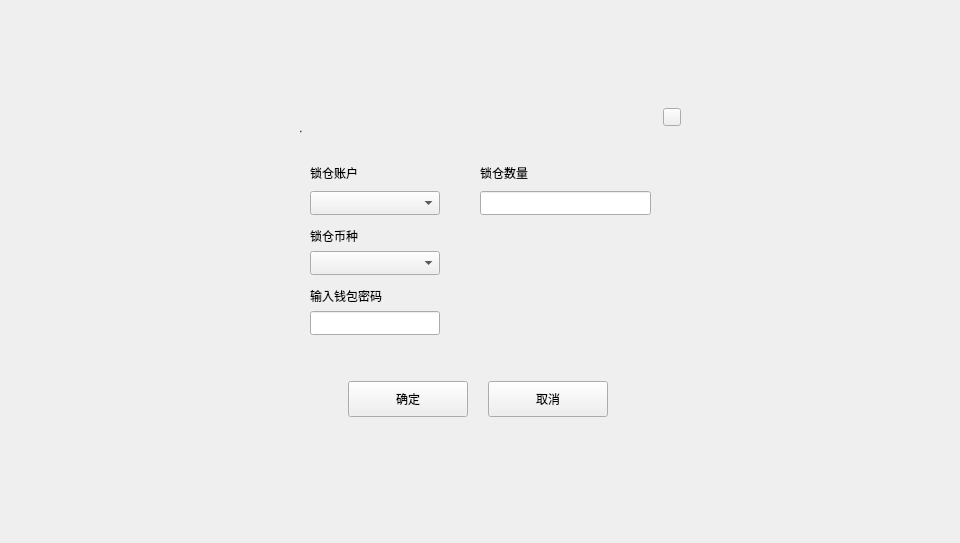
<?xml version="1.0" encoding="UTF-8"?>
<ui version="4.0">
 <class>LockFundDialog</class>
 <widget class="QDialog" name="LockFundDialog">
  <property name="geometry">
   <rect>
    <x>0</x>
    <y>0</y>
    <width>960</width>
    <height>543</height>
   </rect>
  </property>
  <property name="windowTitle">
   <string>Dialog</string>
  </property>
  <widget class="QWidget" name="widget" native="true">
   <property name="geometry">
    <rect>
     <x>0</x>
     <y>0</y>
     <width>960</width>
     <height>543</height>
    </rect>
   </property>
   <widget class="QWidget" name="containerWidget" native="true">
    <property name="geometry">
     <rect>
      <x>270</x>
      <y>101</y>
      <width>420</width>
      <height>340</height>
     </rect>
    </property>
    <property name="font">
     <font>
      <family>Microsoft YaHei UI Light</family>
     </font>
    </property>
    <widget class="QLabel" name="label">
     <property name="geometry">
      <rect>
       <x>40</x>
       <y>60</y>
       <width>120</width>
       <height>24</height>
      </rect>
     </property>
     <property name="text">
      <string>锁仓账户</string>
     </property>
     <property name="alignment">
      <set>Qt::AlignLeading|Qt::AlignLeft|Qt::AlignVCenter</set>
     </property>
    </widget>
    <widget class="QToolButton" name="cancelBtn">
     <property name="geometry">
      <rect>
       <x>218</x>
       <y>280</y>
       <width>120</width>
       <height>36</height>
      </rect>
     </property>
     <property name="font">
      <font>
       <family>Microsoft YaHei UI Light</family>
      </font>
     </property>
     <property name="cursor">
      <cursorShape>PointingHandCursor</cursorShape>
     </property>
     <property name="focusPolicy">
      <enum>Qt::NoFocus</enum>
     </property>
     <property name="styleSheet">
      <string notr="true"/>
     </property>
     <property name="text">
      <string>取消</string>
     </property>
    </widget>
    <widget class="QToolButton" name="okBtn">
     <property name="geometry">
      <rect>
       <x>78</x>
       <y>280</y>
       <width>120</width>
       <height>36</height>
      </rect>
     </property>
     <property name="font">
      <font>
       <family>Microsoft YaHei UI Light</family>
      </font>
     </property>
     <property name="cursor">
      <cursorShape>PointingHandCursor</cursorShape>
     </property>
     <property name="focusPolicy">
      <enum>Qt::NoFocus</enum>
     </property>
     <property name="styleSheet">
      <string notr="true"/>
     </property>
     <property name="text">
      <string>确定</string>
     </property>
    </widget>
    <widget class="QToolButton" name="closeBtn">
     <property name="geometry">
      <rect>
       <x>393</x>
       <y>7</y>
       <width>18</width>
       <height>18</height>
      </rect>
     </property>
     <property name="cursor">
      <cursorShape>PointingHandCursor</cursorShape>
     </property>
     <property name="focusPolicy">
      <enum>Qt::NoFocus</enum>
     </property>
     <property name="styleSheet">
      <string notr="true"/>
     </property>
     <property name="text">
      <string/>
     </property>
    </widget>
    <widget class="QComboBox" name="accountComboBox">
     <property name="geometry">
      <rect>
       <x>40</x>
       <y>90</y>
       <width>130</width>
       <height>24</height>
      </rect>
     </property>
     <property name="font">
      <font>
       <family>Microsoft YaHei UI Light</family>
       <weight>50</weight>
       <bold>false</bold>
      </font>
     </property>
     <property name="focusPolicy">
      <enum>Qt::NoFocus</enum>
     </property>
     <property name="styleSheet">
      <string notr="true"/>
     </property>
    </widget>
    <widget class="QLabel" name="label_3">
     <property name="geometry">
      <rect>
       <x>210</x>
       <y>60</y>
       <width>120</width>
       <height>24</height>
      </rect>
     </property>
     <property name="text">
      <string>锁仓数量</string>
     </property>
     <property name="alignment">
      <set>Qt::AlignLeading|Qt::AlignLeft|Qt::AlignVCenter</set>
     </property>
    </widget>
    <widget class="QLabel" name="label_4">
     <property name="geometry">
      <rect>
       <x>40</x>
       <y>120</y>
       <width>120</width>
       <height>30</height>
      </rect>
     </property>
     <property name="text">
      <string>锁仓币种</string>
     </property>
     <property name="alignment">
      <set>Qt::AlignLeading|Qt::AlignLeft|Qt::AlignVCenter</set>
     </property>
    </widget>
    <widget class="QComboBox" name="assetComboBox">
     <property name="geometry">
      <rect>
       <x>40</x>
       <y>150</y>
       <width>130</width>
       <height>24</height>
      </rect>
     </property>
     <property name="font">
      <font>
       <family>Microsoft YaHei UI Light</family>
       <weight>50</weight>
       <bold>false</bold>
      </font>
     </property>
     <property name="focusPolicy">
      <enum>Qt::NoFocus</enum>
     </property>
     <property name="styleSheet">
      <string notr="true"/>
     </property>
    </widget>
    <widget class="QLineEdit" name="amountLineEdit">
     <property name="geometry">
      <rect>
       <x>210</x>
       <y>90</y>
       <width>171</width>
       <height>24</height>
      </rect>
     </property>
     <property name="contextMenuPolicy">
      <enum>Qt::DefaultContextMenu</enum>
     </property>
     <property name="styleSheet">
      <string notr="true"/>
     </property>
     <property name="maxLength">
      <number>20</number>
     </property>
    </widget>
    <widget class="QStackedWidget" name="stackedWidget">
     <property name="geometry">
      <rect>
       <x>210</x>
       <y>130</y>
       <width>171</width>
       <height>120</height>
      </rect>
     </property>
    </widget>
    <widget class="QLabel" name="label_5">
     <property name="geometry">
      <rect>
       <x>30</x>
       <y>20</y>
       <width>200</width>
       <height>20</height>
      </rect>
     </property>
     <property name="font">
      <font>
       <family>微软雅黑</family>
       <pointsize>-1</pointsize>
       <weight>50</weight>
       <italic>false</italic>
       <bold>false</bold>
      </font>
     </property>
     <property name="styleSheet">
      <string notr="true">QLabel{font:  14px &quot;微软雅黑&quot;;}

</string>
     </property>
     <property name="text">
      <string>锁仓</string>
     </property>
     <property name="alignment">
      <set>Qt::AlignLeading|Qt::AlignLeft|Qt::AlignVCenter</set>
     </property>
    </widget>
    <widget class="QLabel" name="label_6">
     <property name="geometry">
      <rect>
       <x>40</x>
       <y>180</y>
       <width>120</width>
       <height>30</height>
      </rect>
     </property>
     <property name="text">
      <string>输入钱包密码</string>
     </property>
     <property name="alignment">
      <set>Qt::AlignLeading|Qt::AlignLeft|Qt::AlignVCenter</set>
     </property>
    </widget>
    <widget class="QLineEdit" name="pwdLineEdit">
     <property name="geometry">
      <rect>
       <x>40</x>
       <y>210</y>
       <width>130</width>
       <height>24</height>
      </rect>
     </property>
     <property name="contextMenuPolicy">
      <enum>Qt::DefaultContextMenu</enum>
     </property>
     <property name="styleSheet">
      <string notr="true"/>
     </property>
     <property name="maxLength">
      <number>20</number>
     </property>
     <property name="echoMode">
      <enum>QLineEdit::Password</enum>
     </property>
    </widget>
    <widget class="QLabel" name="tipLabel">
     <property name="geometry">
      <rect>
       <x>40</x>
       <y>240</y>
       <width>160</width>
       <height>16</height>
      </rect>
     </property>
     <property name="text">
      <string/>
     </property>
    </widget>
   </widget>
  </widget>
 </widget>
 <resources/>
 <connections/>
</ui>
